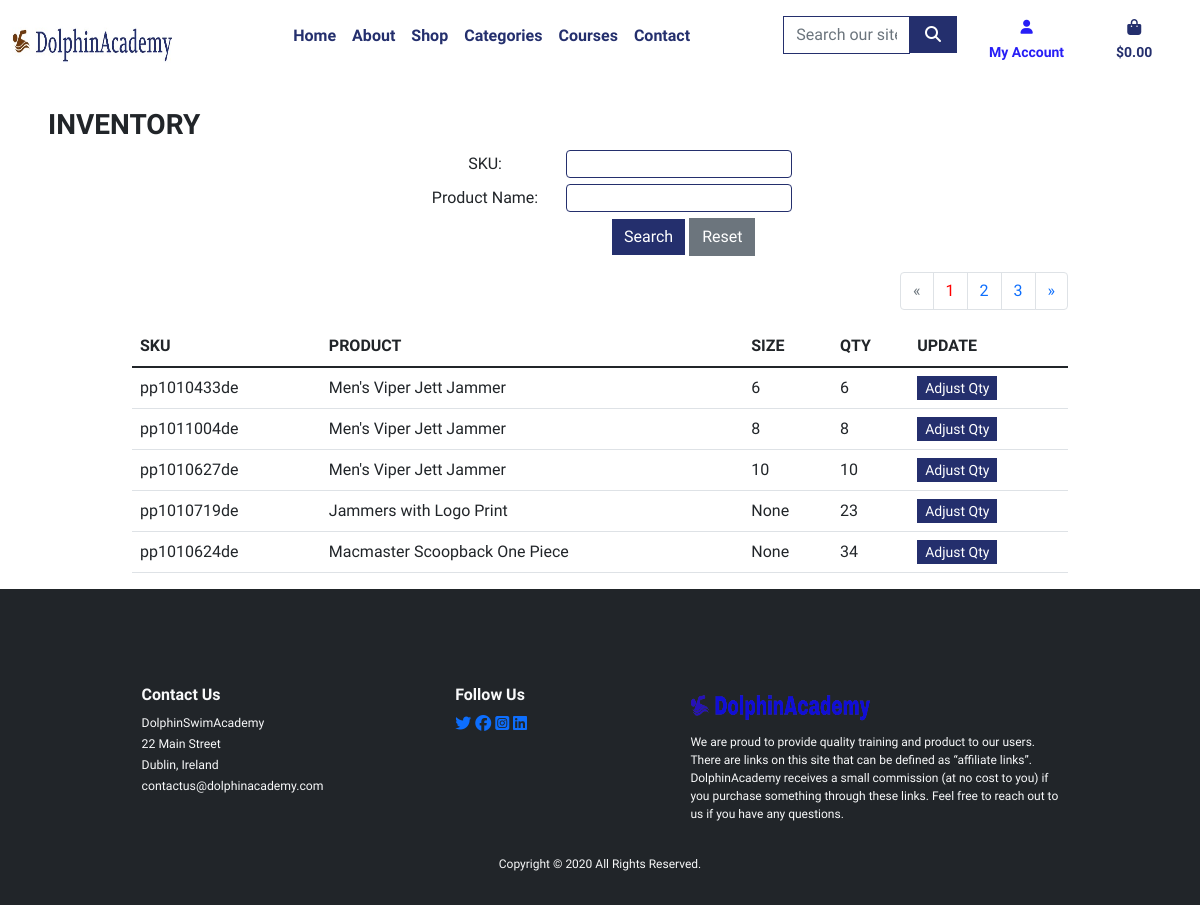
The page /products/inventory/ (signed in) on the database its author committed.
### products/models.py (models this page shows, shortened)
class Inventory(models.Model):
    product = models.ForeignKey(
        Product,
        on_delete=models.CASCADE,
        related_name='inventories',
    )
    size = models.ForeignKey(
        Size,
        on_delete=models.CASCADE,
        null=True,
        blank=True
    )
    date_added = models.DateTimeField(
        auto_now_add=True,
        editable=False
    )
    units = models.PositiveIntegerField(
        default=0
    )
    def generate_sku():
        """
        Returns a random unique sku string
        Args:
            self (object): self.
        Returns:
            The sku string
        """
        unique = True
        while unique:
            sku_ref = 'pp'+str(random.randint(1010201, 1011031))
            if not Inventory.objects.filter(sku=sku_ref):
                unique = False
        return str(sku_ref)
    sku = models.CharField(
        max_length=50,
        unique=True,
        editable=False,
        default=generate_sku,
    )

class Product(models.Model):
    class Meta:
        verbose_name = 'Product'
        verbose_name_plural = 'Products'
    name = models.CharField(
        max_length=254,
        unique=True
    )
    description = models.TextField(
        max_length=1256,
        blank=True,
        null=True
    )
    category = models.ManyToManyField(
        Category
    )
    image = models.ImageField(
        upload_to='products/',
        null=True,
        blank=True
    )
    rating = models.DecimalField(
        max_digits=6,
        decimal_places=2,
        null=True,
        blank=True
    )
    size = models.ManyToManyField(
        Size,
        max_length=254,
        through='Inventory',
        null=True,
        blank=True,
        related_name='products'
    )
    is_active = models.BooleanField(
        default=False
    )
    price = models.DecimalField(
        max_digits=5,
        decimal_places=2
    )
    slug = models.SlugField(
        blank=True,
        null=True
    )
    def __str__(self):
        return self.name
    def get_categories(self):
        """
        Returns the product categories list
        Args:
            self (object): self.
        Returns:
            product categories list
        """
        return "\n".join([cat.name for cat in self.category.all()])
    get_categories.short_description = "Categories"
    def get_product_size(self):
        """
        Returns the product size list
        Args:
            self (object): self.
        Returns:
            product size list
        """
        return "\n".join([size.name for size in self.size.all()])
    get_product_size.short_description = "size"

class Size(models.Model):
    class Meta:
        verbose_name = 'Size'
        verbose_name_plural = 'Sizes'
    name = models.CharField(
        max_length=254
    )
    friendly_name = models.CharField(
        max_length=254,
        null=True,
        blank=True
    )
    def __str__(self):
        return self.name

### products/views.py (the view, shortened to what this page needs)
@login_required
def inventory_view(request):
    active_tab = 'myaccount'
    if not request.user.is_superuser:
        messages.error(request, f"Sorry, You are not autherized to \
            perform this action")
        return redirect(reverse('home'))
    sub_products = Inventory.objects.all()
    paginator = Paginator(sub_products, 5)
    page_number = request.GET.get('page', 1)
    try:
        page_obj = paginator.page(page_number)
    except PageNotAnInteger:
        page_obj = paginator.page(1)
    except EmptyPage:
        page_obj = paginator.page(paginator.num_pages)
    context = {
        'page_obj': page_obj,
        'active_tab': active_tab
    }
    template = 'products/inventory_list.html'
    return render(request, template, context=context)

### bag/contexts.py (called while the page is built, shortened)
def bag_contents(request):
    bag_items = []
    total = 0
    product_count = 0
    bag = request.session.get('bag', {})
    if total < settings.FREE_DELIVERY_THRESHOLD:
        delivery = round(
            total * Decimal(settings.STANDARD_DELIVERY_PERCENTAGE / 100), 2
        )
        free_delivery_delta = settings.FREE_DELIVERY_THRESHOLD - total
    else:
        delivery = 0
        free_delivery_delta = 0
    grand_total = total + delivery
    context = {
        'total': total,
        'grand_total': grand_total,
        'delivery': delivery,
        'free_delivery_delta': free_delivery_delta,
        'bag_items': bag_items,
        'free_delivery_threshold': settings.FREE_DELIVERY_THRESHOLD,
        'product_count': product_count
    }
    return context

### products/templates/products/inventory_list.html (shortened to what this page needs)
{% extends 'base.html' %}
{% load static %}
{% block page_header %}
    <div class="container header-container">
    </div>
{% endblock %}
{% block content %}
    <div class="product-container mx-5">
        <div class="row">
            <div class="col">
                <h1 class="fs-3 mt-3 mt-md-2">
                    INVENTORY
                </h1>
            </div>
        </div>
    </div>
    <div class="container">
        <div class="row">
            <div class="col"></div>
            <div class="col-12 col-md-8 mt-4 mt-md-0">
                <form method="GET" action="{% url 'inventory_view' %}">
                    <div class="row">
                      <div class="col-12 text-center">
                        <label for="id_sku" class="form-label w-25">SKU:</label>
                        <input class="rounded border-ocean-blue" type="text" name="sku">
                      </div>
                    </div>
                    <div class="row">
                      <div class="col-12 text-center">
                        <label for="id_product__name" class="form-label w-25">Product Name:</label>
                        <input class="rounded border-ocean-blue" type="text" name="product-name">
                      </div>
                    </div>
                    <div class="row mb-3">
                        <div class="col-6"></div>
                        <div class="col-6 text-start">
                            <span>
                                <input type="submit" class="btn btn-ocean-blue rounded-0" name="query" value="Search"></button>
                                <input type="submit" class="btn btn-secondary rounded-0" value="Reset"> </button>
                            </span>
                        </div>
                    </div>
                </form>
            </div>
            <div class="col"></div>
        </div>
        <div class="row">
            <div class="col d-flex align-items-end justify-content-end">
                {% if page_obj.has_other_pages %}
                    <nav>
                        <ul class="pagination justify-content-end">
                            {% if page_obj.has_previous %}
                                <li class="page-item">
                                    <a class="page-link" href="?page={{ page_obj.previous_page_number }}" aria-label="Previous">
                                    <span aria-hidden="true">&laquo;</span>
                                    </a>
                                </li>
                            {% else %}
                                <li class="page-item disabled">
                                    <span class="page-link" aria-hidden="true">&laquo;</span>
                                </li>
                            {% endif %}
                            {% for p in page_obj.paginator.page_range %}
                                {% if page_obj.number == p %}
                                    <li class="page-item"><a class="page-link" style="color: red;" href="#">{{ p }}</a></li>
                                {% else %}
                                    <li class="page-item"><a class="page-link" href="?page={{ p }}">{{ p }}</a></li>
                                {% endif %}
                            {% endfor %}
                            {% if page_obj.has_next %}
                            <li class="page-item">
                                <a class="page-link" href="?page={{ page_obj.next_page_number }}" aria-label="Next">
                                <span aria-hidden="true">&raquo;</span>
                                </a>
                            </li>
                            {% else %}
                            <li class="page-item disabled">
                                <span class="page-link" aria-hidden="true">&raquo;</span>
                            </li>
                            {% endif %}
                        </ul>
                    </nav>
                {% endif %}
            </div>
        </div>
    </div>
    <div class = "container">
        <div class="table-responsive rounded">
            <table class="table ">
                <thead>
                    <tr>
                        <th scope="col">SKU</th>
                        <th scope="col">PRODUCT</th>
                        <th scope="col">SIZE</th>
                        <th scope="col">QTY</th>
                        <th scope="col">UPDATE</th>
                    </tr>
                </thead>
                <tbody>
                    {% for sub_product in page_obj %}
                        <tr>
                            <td>{{ sub_product.sku }}</th>
                            <td>{{ sub_product.product }}</td>
                            <td>{{ sub_product.size }}</td>
                            <td>{{ sub_product.units }}</td>
                            <td><a class = "btn-sm btn-ocean-blue rounded-0 text-decoration-none" href="{%url 'edit_inventory' sub_product.id %}">Adjust Qty</a></td>
                        </tr>
                    {% endfor %}
                </tbody>
            </table>
        </div>
    </div>
{% endblock %}

### static/css/base.css (style rules this page uses)
:root { --body-font:'Urbanist', sans-serif; --body-weight: 400; --heading-weight: 600; --heading-font: 'Urbanist', sans-serif; --nav-color:#1FD6FF; --light-blue:#5065A8; --light-ocean-blue:rgba(36,47,109,0.8); --ocean-blue:#242f6d; --nav-font-weight:800; --text-color:#0000; --button-brown-color:#663103; --button-brown-hover-color:#663103b4; --theme-1:#015E73; --theme-2:#BF5C04; --theme-3:#049DBF; }
html { height: 100%; }
body { height:100%; display:flex; flex-direction:column; padding: 0; margin:0; font-family: var(--body-font); font-weight: var(--body-weight); }
h1, h2, h3, h4, h5, h6 { font-weight: var(--heading-weight); }
.border-ocean-blue { border: 1px solid var(--ocean-blue); }
.btn-ocean-blue { background-color: var(--ocean-blue); color: white; border:var(--ocean-blue); }
.header-container { padding-top: 100px; }
@media (min-width: 1200px) { .container { max-width: 80%; } }

### rows shown on the page
Inventory: sku "pp1010433de", product "Men's Viper Jett Jammer", size "6", units "6"
Inventory: sku "pp1011004de", product "Men's Viper Jett Jammer", size "8", units "8"
Inventory: sku "pp1010627de", product "Men's Viper Jett Jammer", size "10", units "10"
Inventory: sku "pp1010719de", product "Jammers with Logo Print", size "None", units "23"
Inventory: sku "pp1010624de", product "Macmaster Scoopback One Piece", size "None", units "34"

### other values the page prints
{{ p }} "1"
{{ p }} "2" "3"
